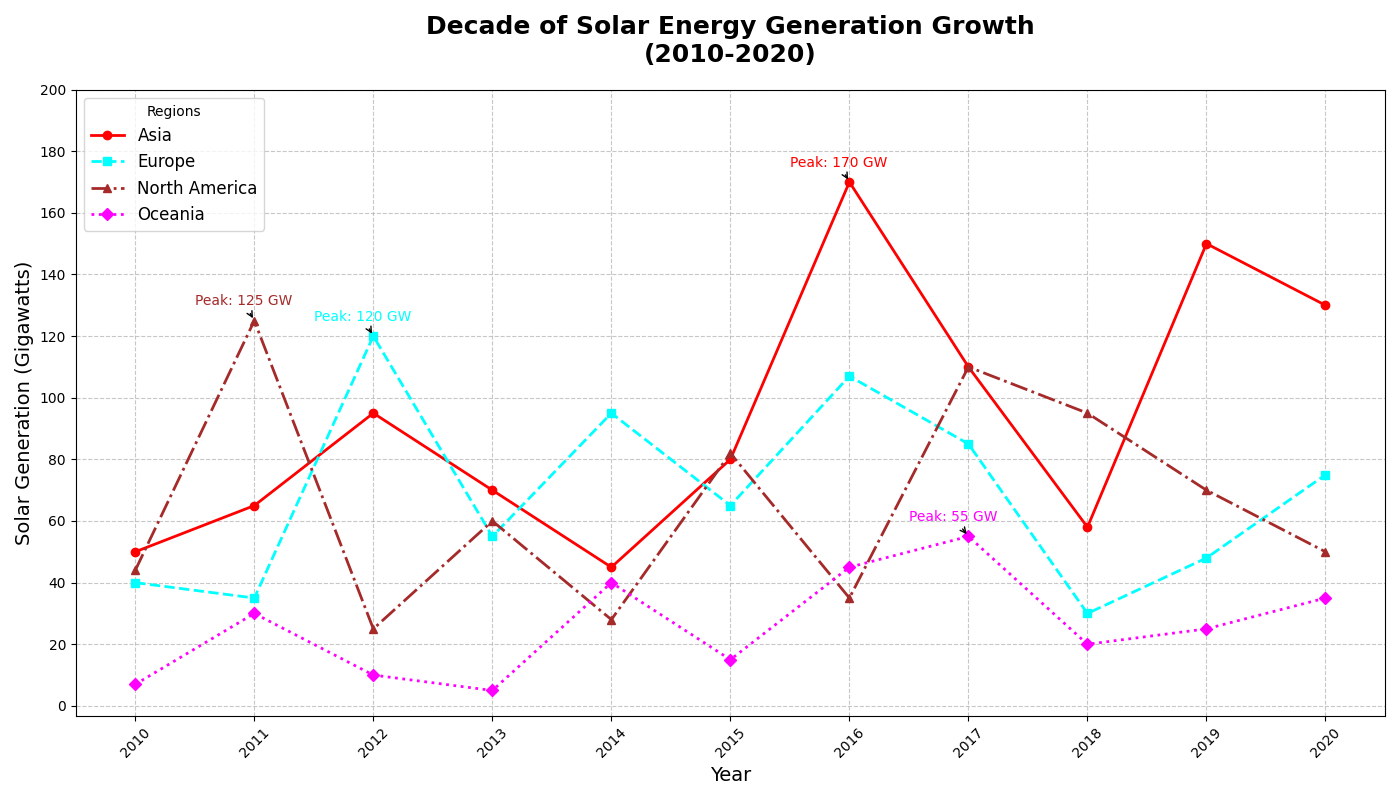

Generate this figure with Python:
import matplotlib.pyplot as plt
import numpy as np

years = np.arange(2010, 2021)

asia = [50, 65, 95, 70, 45, 80, 170, 110, 58, 150, 130]
europe = [40, 35, 120, 55, 95, 65, 107, 85, 30, 48, 75]
north_america = [44, 125, 25, 60, 28, 82, 35, 110, 95, 70, 50]
oceania = [7, 30, 10, 5, 40, 15, 45, 55, 20, 25, 35]

plt.figure(figsize=(14, 8))

# Updated colors for the plots
plt.plot(years, asia, marker='o', linestyle='-', color='red', label='Asia', linewidth=2)
plt.plot(years, europe, marker='s', linestyle='--', color='cyan', label='Europe', linewidth=2)
plt.plot(years, north_america, marker='^', linestyle='-.', color='brown', label='North America', linewidth=2)
plt.plot(years, oceania, marker='D', linestyle=':', color='magenta', label='Oceania', linewidth=2)

plt.title("Decade of Solar Energy Generation Growth\n(2010-2020)", fontsize=18, fontweight='bold', pad=20)
plt.xlabel("Year", fontsize=14)
plt.ylabel("Solar Generation (Gigawatts)", fontsize=14)
plt.xticks(years, rotation=45, fontsize=10)
plt.yticks(np.arange(0, 201, 20), fontsize=10)
plt.grid(True, linestyle='--', alpha=0.7)
plt.legend(title='Regions', loc='upper left', fontsize=12)

for region, data, color in zip(['Asia', 'Europe', 'North America', 'Oceania'],
                               [asia, europe, north_america, oceania],
                               ['red', 'cyan', 'brown', 'magenta']):
    max_gen = max(data)
    max_year = years[data.index(max_gen)]
    plt.annotate(f'Peak: {max_gen} GW', xy=(max_year, max_gen),
                 xytext=(max_year - 0.5, max_gen + 5),
                 arrowprops=dict(facecolor=color, arrowstyle='->'),
                 fontsize=10, color=color)

plt.tight_layout()
plt.show()
